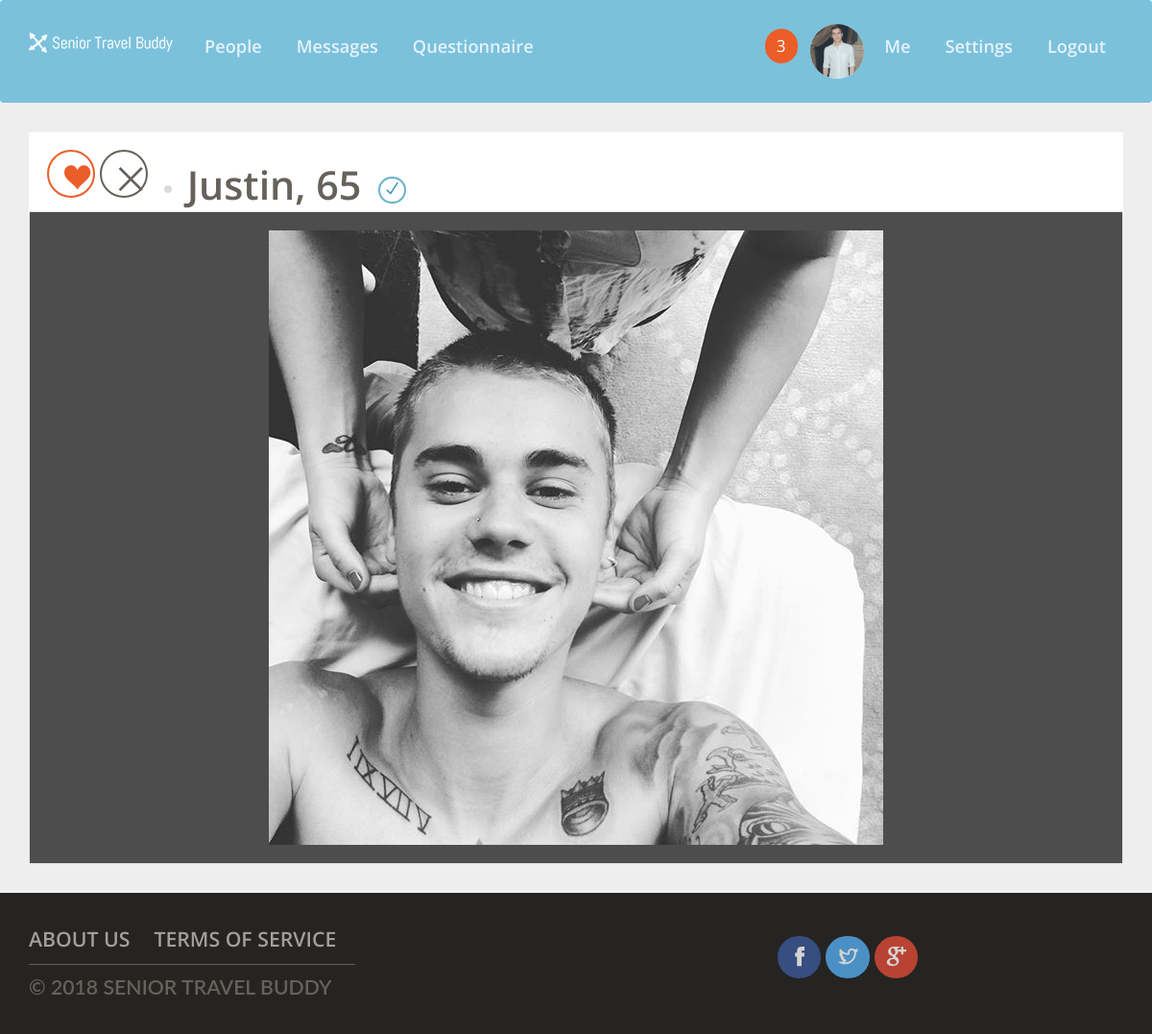
The page /encounters.php (signed in) on the database its author committed.
### tables this page shows
CREATE TABLE `users` (
  `id` int(11) NOT NULL AUTO_INCREMENT,
  `full_name` varchar(150) DEFAULT NULL,
  `email` varchar(100) DEFAULT NULL,
  `password` varchar(123) DEFAULT NULL,
  `country` varchar(199) DEFAULT NULL,
  `city` varchar(100) DEFAULT NULL,
  `credits` int(11) DEFAULT NULL,
  `latitude` varchar(50) DEFAULT NULL,
  `longitude` varchar(50) DEFAULT NULL,
  `age` int(11) DEFAULT NULL,
  `bio` text,
  `gender` varchar(20) DEFAULT NULL,
  `sexual_interest` int(11) DEFAULT NULL,
  `instagram_username` varchar(50) DEFAULT '',
  `profile_picture` varchar(200) DEFAULT NULL,
  `ip` varchar(50) DEFAULT NULL,
  `registered` int(11) DEFAULT '0',
  `last_login` int(11) DEFAULT '0',
  `last_active` int(11) DEFAULT '0',
  `updated_preferences` int(11) DEFAULT '0',
  `updated_name` int(11) DEFAULT '0',
  `is_admin` int(11) DEFAULT '0',
  `is_incognito` int(11) DEFAULT '0',
  `is_verified` int(11) DEFAULT '0',
  `has_disabled_ads` int(11) DEFAULT '0',
  `is_increased_exposure` int(11) DEFAULT '0',
  `language` varchar(100) DEFAULT NULL,
  `interests` text,
  `uploaded_photos` int(11) DEFAULT '0',
  `is_vip` int(20) DEFAULT '0',
  `vip_expiration` int(20) DEFAULT '0',
  `ghost_mode_start` int(20) DEFAULT '0',
  `verified_badge_start` int(20) DEFAULT '0',
  `spotlight_start` int(20) DEFAULT '0',
  `disable_ads_start` int(20) DEFAULT '0',
  `ghost_mode_expiration` int(20) DEFAULT '0',
  `verified_badge_expiration` int(20) DEFAULT '0',
  `spotlight_expiration` int(20) DEFAULT '0',
  `disable_ads_expiration` int(20) DEFAULT '0',
  `height` text,
  `weight` int(11) DEFAULT '0',
  `last_encounter` int(11) DEFAULT '0',
  `marital_status` varchar(10) NOT NULL,
  `has_traveled` varchar(10) NOT NULL,
  `where_traveled` varchar(300) NOT NULL,
  `preferred_destination` varchar(300) NOT NULL,
  `cruising_or_touring` varchar(10) NOT NULL,
  `state_of_health` varchar(10) NOT NULL,
  `active_or_slow_travel` varchar(10) NOT NULL,
  `distance_to_travel` varchar(6) NOT NULL,
  `spontaneous_or_itinerary` varchar(20) NOT NULL,
  `smoker` varchar(10) NOT NULL,
  `accommodation_type` varchar(10) NOT NULL,
  `budget` varchar(10) NOT NULL,
  `luggage_type` varchar(30) NOT NULL,
  `foodie` varchar(10) NOT NULL,
  `alcohol` varchar(10) NOT NULL,
  `rating_lounge_poolside_beach` varchar(30) NOT NULL,
  `rating_explore` varchar(20) NOT NULL,
  `rating_shopping` varchar(30) NOT NULL,
  `rating_casino` varchar(20) NOT NULL,
  `rating_tours` varchar(30) NOT NULL,
  `rating_food` varchar(30) NOT NULL,
  `rating_spa` varchar(30) NOT NULL,
  `rating_sports` varchar(30) NOT NULL,
  `rating_concerts` varchar(30) NOT NULL,
  `group_or_independent` varchar(30) NOT NULL,
  `small_or_mega_ship_cruising` varchar(30) NOT NULL,
  `active_or_sedentary` varchar(30) NOT NULL,
  `primary_language` varchar(30) NOT NULL,
  PRIMARY KEY (`id`)
);

CREATE TABLE `pages` (
  `id` int(11) NOT NULL AUTO_INCREMENT,
  `page_title` text NOT NULL,
  `content` longtext NOT NULL,
  PRIMARY KEY (`id`)
);

### encounters.php (called while the page is built, shortened)
<?php
require('core/config.php');
require('core/system.php');
$system = new System;
$system->domain = $domain;
$system->db = $db;
$user = $system->getUserInfo($_SESSION['user_id']);
$system->setUserActive($user->id);
$settings = $system->getSettings();
$filter = $db->query("SELECT * FROM filters WHERE user_id='".$user->id."'");
$num_rows = $filter->num_rows;
if($num_rows >= 1) {
	$filter = $filter->fetch_object();
}
$show = 'WHERE NOT EXISTS (SELECT id FROM profile_likes WHERE profile_id=users.id AND viewer_id='.$user->id.') AND NOT EXISTS (SELECT id FROM profile_dislikes WHERE profile_id=users.id AND viewer_id='.$user->id.')';
switch ($filter->sexual_preference) {
	case 3:
	$gender = 'AND gender IS NOT NULL';
	break;
}
switch ($filter->sexual_orientation) {
	case 1:
	$sexual_orientation = 'AND sexual_interest=\'1\'';
	break;
}
switch ($filter->country) {
	case 'All Countries':
	$country = 'AND country IS NOT NULL';
	break;
}
$city = 'AND city LIKE \'%'.$filter->city.'%\'';
$order = 'ORDER BY RAND()';
$count =  $db->query("SELECT COUNT(id) FROM users $show $gender $sexual_orientation $country $me $city AND id != ".$user->id." AND profile_picture!='default_avatar.png' $order LIMIT 1");
$count = $count->fetch_row();
$count = $count[0];
if(empty($user->last_encounter) && $count >= 1) {
$people = "SELECT * FROM users $show $gender $sexual_orientation $country $me $city AND id != ".$user->id." AND profile_picture!='default_avatar.png' $order LIMIT 5";
} else {
if($count >= 1) {
$people = "SELECT * FROM users WHERE id='".$user->last_encounter."'";
} else {
$no_encounters = true;
}
}
$people = $db->query($people);
require('inc/top.php');
require('layout/encounters.php');
require('inc/bottom.php');

### core/config.php (called while the page is built, shortened)
<?php
	$domain = 'http://localhost';
	$site_name = 'Senior Travel Buddy';

### languages/english/language.php (called while the page is built, shortened)
<?php
$lang["Male"] = "Male";
$lang["Female"] = "Female";
$lang["Hello"] = "Hello";
$lang["Messages"] = "Messages";
$lang["People"] = "People";
$lang["Friends"] = "My Travel Buddies";
$lang["Accept"] = "Accept";
$lang["Decline"] = "Decline";
$lang["Nothing_To_Show"] = "No data";
$lang["You_Have_Not_Added_Any_Friends"] = "You have not added any friends";
$lang["Profile_Visitors"] = "Profile Visitors";
$lang["Profile_Likes"] = "Profile Likes";
$lang["User"] = "User";
$lang["Time"] = "Time";
$lang["Country"] = "Country";
$lang["City"] = "City";
$lang["Gender"] = "Gender";
$lang["Men"] = "Men";
$lang["Women"] = "Women";
$lang["MenNWomen"] = "Men & Women";
$lang["Save"] = "Save";
$lang["Profile_Photo"] = "Profile Photo";
$lang["Full_Name"] = "Full Name";
$lang["Email"] = "Email";
$lang["New_Password"] = "New Password";
$lang["Instagram_Username"] = "Instagram Username";
$lang["Upgrades"] = "Upgrades";
$lang["Settings"] = "Settings";
$lang["Account"] = "Account";
$lang["Full_Name_Update_Notice"] = "You can only update your name once";
$lang["Instagram_Import_Notice"] = "Let us import your Instagram photos into your profile";
$lang["Updated_Account_Settings"] = "You have updated your account settings";
$lang["Privacy"] = "Privacy";
$lang["Buy_Credits"] = "Buy Credits";
$lang["Credits"] = "Credits";
$lang["Description"] = "Description";
$lang["Enable"] = "Enable";
$lang["Active"] = "Active";
$lang["Like"] = "Like";
$lang["Likes"] = "Likes";
$lang["Liked"] = "Liked";
$lang["Self-summary"] = "Self-summary";
$lang["This_Profile_Is_Private"] = "This profile is private";
$lang["Instagram_Photos"] = "Instagram Photos";
$lang["Add_As_Friend"] = "Add as Friend";
$lang["Friend_Request_Sent"] = "Friend Request Sent";
$lang["Visitors"] = "Visitors";
$lang["Logged_In"] = "Logged in";
$lang["Logout"] = "Logout";
$lang["Notifications"] = "Notifications";
$lang["No_New_Notifications"] = "No new notifications";
$lang["See_All"] = "See All";
$lang["Enter_Message"] = "Enter your message";
$lang["Choose_File"] = "Choose File";
$lang["None_Visited_Profile"] = "No one has visited your profile yet";
$lang["None_Liked_Profile"] = "No one has liked your profile yet";
$lang["Chat_With"] = "Chat with";
$lang["sProfile"] = "%s's Profile";
$lang["second"] = "second";
$lang["minute"] = "minute";

### layout/encounters.php (the view, shortened to what this page needs)
<div class="wrapper">
<div class="section">
<div class="container">
<?php
if($people->num_rows >= 1) {
$profile = $people->fetch_object();
$media = $system->getUserPhotos($profile->id,9);
$system->updateLastEncounter($user->id, $profile->id);
?>
<div class="col-lg-12 col-md-12 col-sm-12">
<div class="encounter">
<div class="row">
		<div class="well well-encounter bg-white overflow-auto mb-0">
			<div class="encounter-controls pull-left">
				<div id="heart-<?=$profile->id?>" onclick="likeProfile(<?=$profile->id?>,true)" class="pull-left">
					<?php
					$check = $db->query("SELECT id FROM profile_likes WHERE viewer_id='".$user->id."' AND profile_id='".$profile->id."' LIMIT 1"); ?>
					<?php if($check->num_rows == 0) {
					echo '<button class="btn btn-circle btn-danger btn-stroke btn-lg mr-5"><i class="icon icon-heart"></i></button>';
					} else {
					echo '<button class="btn btn-circle btn-danger btn-lg mr-5"><i class="icon icon-heart"></i></button>';
					}
					?>
				</div>
				<div id="times-<?=$profile->id?>" onclick="dislikeProfile(<?=$profile->id?>,true)" class="pull-left">
					<?php
					$check = $db->query("SELECT id FROM profile_dislikes WHERE viewer_id='".$user->id."' AND profile_id='".$profile->id."' LIMIT 1"); ?>
					<?php if($check->num_rows == 0) {
					echo '<button class="btn btn-circle btn-default btn-stroke btn-lg mr-5"><i class="ti-close"></i></button>';
					} else {
					echo '<button class="btn btn-circle btn-default btn-lg mr-5"><i class="ti-close"></i></button>';
					}
					?>
				</div>
			</div>
			<div class="encounter-info pull-left">
				<h4 class="encounters-name">
					<?php if($system->isOnline($profile->last_active)) { echo '<i class="online-status online"></i>'; } else { echo '<i class="online-status offline"></i>'; } ?>
					<a href="<?=$system->getDomain()?>/user/<?=$profile->id?>">
						<span> <?=$system->getFirstName($profile->full_name)?>, <?=$profile->age?> </span>
					</a>
				</h4>
				<?php $system->getUserBadges($profile); ?>
			</div>
			<br>
		</div>
</div>
<div class="row">
		<div class="well overflow-auto mb-0 text-center" style="background-color:#4D4D4D;margin-bottom:0px !important;margin-top:0px !important;">
			<ul id="encounterGallery">
				<?php
				if($media->num_rows >= 1) {
					while($photo = $media->fetch_object()) {
						echo '
						<li data-thumb="'.$system->getDomain().'/uploads/'.$photo->path.'" data-src="'.$system->getDomain().'/uploads/'.$photo->path.'">
						<img src="'.$system->getDomain().'/uploads/'.$photo->path.'">
						</li>
						';
					}
				} else {
					echo '
					<li data-thumb="'.$system->getProfilePicture($profile).'" data-src="'.$system->getProfilePicture($profile).'">
					<img src="'.$system->getProfilePicture($profile).'">
					</li>
					';
				}
				?>
			</ul>
		</div>
	</div>
	<?php
	}
	?>
</div>
</div>
</div>
</div>
</div>

### inc/top.php (shortened to what this page needs)
<?php
$ucount = $db->query("SELECT id FROM notifications WHERE receiver_id='".$user->id."' AND is_read='0'");
$ucount = $ucount->num_rows;
$custom_pages = $db->query("SELECT * FROM pages ORDER BY id DESC");
?>
<!DOCTYPE html>
 <html lang="en">
<head> <meta name="robots" content="noindex">
    <link href="<?=$system->getDomain()?>/assets/bootstrap3/css/bootstrap.css" rel="stylesheet">
    <link href="<?=$system->getDomain()?>/assets/css/bxslider.css" rel="stylesheet">
    <link href="<?=$system->getDomain()?>/assets/css/lightslider.min.css" rel="stylesheet">
    <link href="<?=$system->getDomain()?>/assets/css/jquery.gritter.css" rel="stylesheet">
    <link href="<?=$system->getDomain()?>/assets/css/plugins.css" rel="stylesheet">
    <link href="<?=$system->getDomain()?>/assets/css/autocomplete.css" rel="stylesheet">
    <link href="<?=$system->getDomain()?>/assets/css/jquery.mCustomScrollbar.min.css" rel="stylesheet">
    <?php
    if($settings->winter_theme == 0) {
    echo '<link href="'.$system->getDomain().'/assets/css/theme.css" rel="stylesheet">';
    echo '<link href="'.$system->getDomain().'/assets/css/style.css" rel="stylesheet">';
    } else {
    echo '<link href="'.$system->getDomain().'/assets/css/winter/theme.css" rel="stylesheet">';
    echo '<link href="'.$system->getDomain().'/assets/css/winter/style.css" rel="stylesheet">';
    }
    ?>
    <link href="<?=$system->getDomain()?>/assets/css/icomoon.css" rel="stylesheet" type="text/css" />
    <link href="<?=$system->getDomain()?>/assets/css/themify-icons.css" rel="stylesheet" type="text/css" />
</head>
<body>
    <nav class="navbar navbar-ct-danger" role="navigation-demo">
      <div class="container">
        <div class="navbar-header">
        <a class="navbar-brand" href="#"><img src="<?=$system->getDomain()?>/img/logo-small.png"></a>
    </div>
    <div class="collapse navbar-collapse" id="navigation-example-2">
      <ul class="nav navbar-nav">
        <li>
            <a href="<?=$system->getDomain()?>/people">
                <?=$lang['People']?>
            </a>
        </li>
        <li>
            <a href="#" data-toggle="modal" data-target="#messages" style="outline:none;">
                <?=$lang['Messages']?>
            </a>
        </li>
        <li>
            <a href="<?=$system->getDomain()?>/questionnaire.php">
                <?=$lang['Questionnaire']?>
            </a>
        </li>
    </ul>
    <ul class="nav navbar-nav navbar-right">
                        <li><a href="<?=$system->getDomain()?>/user/<?=$user->id?>">Me</a></li>
                            <li><a href="<?=$system->getDomain()?>/settings"><?=$lang['Settings']?></a></li>
        <li><a href="<?=$system->getDomain()?>/logout.php"><?=$lang['Logout']?></a></li>
        </ul>
    <ul class="nav navbar-nav navbar-right">
        <li class="dropdown">
            <a class="btn btn-sm btn-danger btn-fill notification-count" data-toggle="dropdown">
                <?=$ucount?>
            </a>
        </li>
        <li class="dropdown">
            <a href="#" class="profile-photo dropdown-toggle" data-toggle="dropdown" aria-expanded="false">
                <div class="profile-photo-small">
                    <img src="<?=$system->getProfilePicture($user)?>" class="img-circle img-responsive img-no-padding">
                </div>
            </a>
        </li>
    </ul>
</div>
</div>
</nav>

### inc/bottom.php (shortened to what this page needs)
<footer class="footer footer-black">
  <div class="container">
    <div class="row">
      <div class="col-md-6 col-sm-9">
        <div class="links">
          <ul class="uppercase-links">
            <?php while($custom_page = $custom_pages->fetch_object()) { ?>
            <li>
              <a href="<?=$system->getDomain()?>/page/<?=$custom_page->id?>">
                <?=$custom_page->page_title?>
              </a>
            </li>
            <? } ?>
          <hr>
          <div class="copyright">
            © <?=date('Y')?> <?=$site_name?>
          </div>
        </div>
      </div>
      <div class="col-md-4 col-md-offset-2 col-sm-2 col-sm-offset-1">
        <div class="social-area">
          <?php if(!empty($settings->facebook_link)) { ?>
          <a href="<?=$settings->facebook_link?>" target="_blank" class="btn btn-icon btn-facebook btn-fill">
            <i class="ti-facebook"></i>
          </a>
          <? } ?>
          <?php if(!empty($settings->twitter_link)) { ?>
          <a href="<?=$settings->twitter_link?>" target="_blank" class="btn btn-icon btn-twitter btn-fill">
            <i class="ti-twitter"></i>
          </a>
          <? } ?>
          <?php if(!empty($settings->google_plus_link)) { ?>
          <a href="<?=$settings->twitter_link?>" target="_blank" class="btn btn-icon btn-google btn-fill">
            <i class="ti-google"></i>
          </a>
          <? } ?>
        </div>
      </div>
    </div>
  </div>
</footer>
</body>
</html>

### rows shown on the page
users: profile_picture (picture)
users: full_name "Justin", age "65", profile_picture (picture)
pages: page_title "ABOUT US"
pages: page_title "TERMS OF SERVICE"

### other values the page prints
$lang['People'] "People"
$lang['Messages'] "Messages"
$lang['Questionnaire'] "Questionnaire"
$lang['Settings'] "Settings"
$lang['Logout'] "Logout"
$ucount "3"
$site_name "SENIOR TRAVEL BUDDY"
